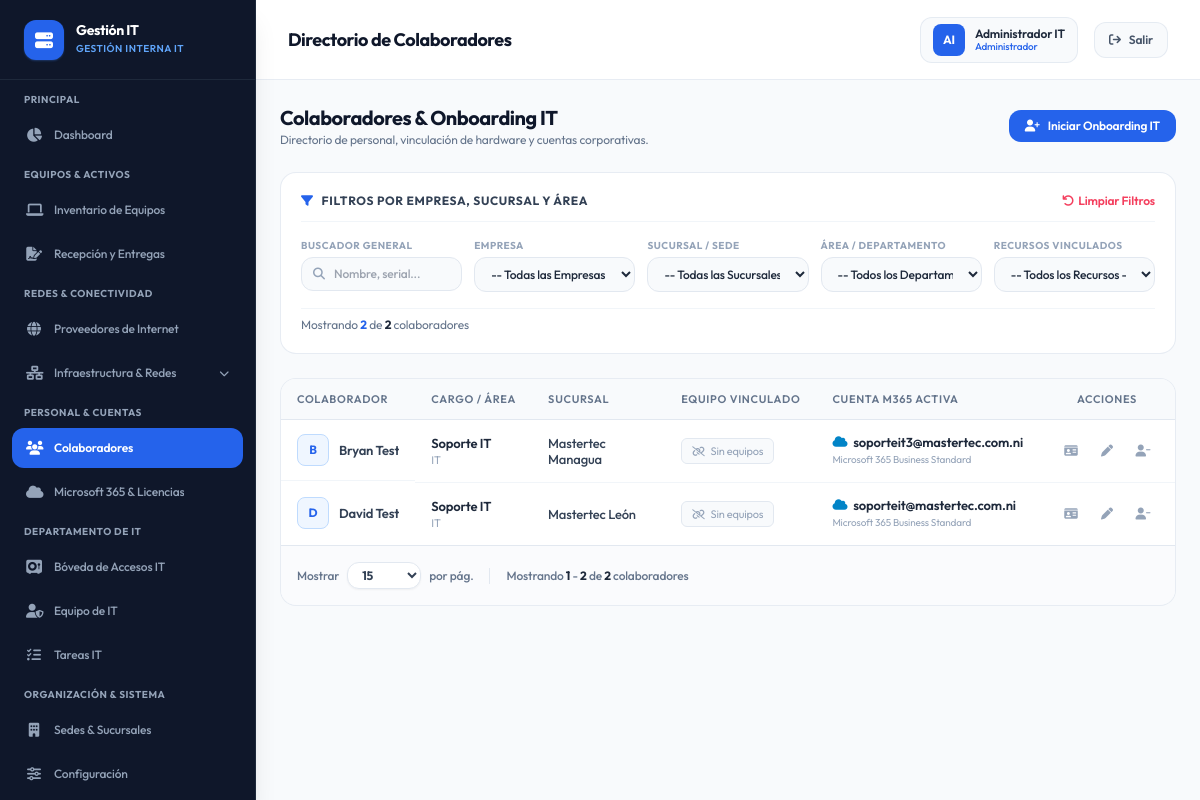
The app's page /modules/empleados/index.php (signed in) with its own data.
### tables this page shows
CREATE TABLE IF NOT EXISTS `empleados` (
    `id` INT AUTO_INCREMENT PRIMARY KEY,
    `sucursal_id` INT NOT NULL,
    `nombre` VARCHAR(100) NOT NULL,
    `cargo` VARCHAR(100),
    `departamento` VARCHAR(100),
    `estado` ENUM('Activo', 'Inactivo') DEFAULT 'Activo',
    CONSTRAINT `fk_empleado_sucursal` FOREIGN KEY (`sucursal_id`) REFERENCES `sucursales`(`id`) ON DELETE RESTRICT,
    INDEX `idx_sucursal` (`sucursal_id`)
);

### modules/empleados/index.php (the view, shortened to what this page needs)
<?php
require_once __DIR__ . '/../../includes/header.php';
$db = Database::getConexion();
$empleados = $db->query($sql_empleados)->fetchAll();
?>
<div class="space-y-6">
    <div class="flex flex-col sm:flex-row sm:items-center justify-between gap-4">
        <div>
            <h2 class="text-xl font-bold text-slate-900 tracking-tight">Colaboradores & Onboarding IT</h2>
            <p class="text-slate-500 text-xs">Directorio de personal, vinculación de hardware y cuentas corporativas.</p>
        </div>
        <div>
            <button onclick="abrirModal('modal-onboarding')" class="px-4 py-2 rounded-xl bg-blue-600 hover:bg-blue-700 text-white font-semibold text-xs shadow-xs flex items-center gap-2 transition duration-150">
                <i class="fa-solid fa-user-plus text-xs"></i> Iniciar Onboarding IT
            </button>
        </div>
    </div>
    <div class="bg-white p-5 rounded-2xl shadow-xs border border-slate-200/80 space-y-4">
        <div class="flex items-center justify-between pb-3 border-b border-slate-100">
            <h3 class="text-xs font-bold uppercase tracking-wider text-slate-700 flex items-center gap-2">
                <i class="fa-solid fa-filter text-blue-600 text-xs"></i> Filtros por Empresa, Sucursal y Área
            </h3>
            <button onclick="limpiarFiltros()" class="text-xs text-rose-500 hover:text-rose-700 font-semibold flex items-center gap-1 transition">
                <i class="fa-solid fa-arrow-rotate-left"></i> Limpiar Filtros
            </button>
        </div>
        <div class="grid grid-cols-1 sm:grid-cols-2 lg:grid-cols-5 gap-3">
            <div class="lg:col-span-1 relative">
                <label class="block text-[10px] font-bold text-slate-400 uppercase tracking-wider mb-1">Buscador General</label>
                <div class="relative flex items-center">
                    <input type="text" id="filterText"
                           oninput="toggleClearBtn('filterText', 'btn_clear_empleado'); aplicarFiltros();"
                           onkeydown="if(event.key === 'Escape'){ limpiarBuscador('filterText', 'btn_clear_empleado', aplicarFiltros); }"
                           placeholder="Nombre, serial..."
                           class="w-full pl-8 pr-9 py-2 rounded-xl bg-slate-50 border border-slate-200 text-xs text-slate-800 font-medium focus:outline-none focus:border-blue-500 focus:bg-white transition">
                </div>
            </div>
            <div>
                <label class="block text-[10px] font-bold text-slate-400 uppercase tracking-wider mb-1">Empresa</label>
                <select id="filterEmpresa" onchange="aplicarFiltros()" class="w-full px-3 py-2 rounded-xl bg-slate-50 border border-slate-200 text-xs font-medium text-slate-800 focus:outline-none focus:border-blue-500 transition">
                    <option value="">-- Todas las Empresas --</option>
                </select>
            </div>
            <div>
                <label class="block text-[10px] font-bold text-slate-400 uppercase tracking-wider mb-1">Sucursal / Sede</label>
                <select id="filterSucursal" onchange="aplicarFiltros()" class="w-full px-3 py-2 rounded-xl bg-slate-50 border border-slate-200 text-xs font-medium text-slate-800 focus:outline-none focus:border-blue-500 transition">
                    <option value="">-- Todas las Sucursales --</option>
                </select>
            </div>
            <div>
                <label class="block text-[10px] font-bold text-slate-400 uppercase tracking-wider mb-1">Área / Departamento</label>
                <select id="filterDepto" onchange="aplicarFiltros()" class="w-full px-3 py-2 rounded-xl bg-slate-50 border border-slate-200 text-xs font-medium text-slate-800 focus:outline-none focus:border-blue-500 transition">
                    <option value="">-- Todos los Departamentos --</option>
                </select>
            </div>
            <div>
                <label class="block text-[10px] font-bold text-slate-400 uppercase tracking-wider mb-1">Recursos Vinculados</label>
                <select id="filterRecursos" onchange="aplicarFiltros()" class="w-full px-3 py-2 rounded-xl bg-slate-50 border border-slate-200 text-xs font-medium text-slate-800 focus:outline-none focus:border-blue-500 transition">
                    <option value="">-- Todos los Recursos --</option>
                </select>
            </div>
        </div>
        <div class="flex items-center justify-between text-xs text-slate-500 pt-2 border-t border-slate-100">
            <span>Mostrando <strong id="countVisibles" class="text-blue-600 font-bold"><?= count($empleados) ?></strong> de <strong class="text-slate-800"><?= count($empleados) ?></strong> colaboradores</span>
        </div>
    </div>
    <div class="bg-white rounded-2xl border border-slate-200/80 shadow-xs overflow-hidden">
        <div class="overflow-x-auto">
            <table class="w-full text-left modern-table text-xs" id="tablaEmpleados">
                <thead>
                    <tr>
                        <th class="py-3 px-4 font-semibold text-slate-600">Colaborador</th>
                        <th class="py-3 px-4 font-semibold text-slate-600">Cargo / Área</th>
                        <th class="py-3 px-4 font-semibold text-slate-600">Sucursal</th>
                        <th class="py-3 px-4 font-semibold text-slate-600">Equipo Vinculado</th>
                        <th class="py-3 px-4 font-semibold text-slate-600">Cuenta M365 Activa</th>
                        <th class="py-3 px-4 text-center font-semibold text-slate-600">Acciones</th>
                    </tr>
                </thead>
                <tbody>
                    <?php if (empty($empleados)): ?>
                        <tr>
                            <td colspan="6" class="text-center py-10 text-slate-400">
                                No se encontraron colaboradores registrados en el sistema.
                            </td>
                        </tr>
                    <?php else: ?>
                        <?php foreach ($empleados as $emp): ?>
                            <tr class="hover:bg-blue-50/30 cursor-pointer transition border-b border-slate-100 group"
                                data-search="<?= htmlspecialchars(strtolower($emp['nombre'] . ' ' . ($emp['cargo'] ?? '') . ' ' . ($emp['departamento'] ?? '') . ' ' . $emp['empresa_nombre'] . ' ' . $emp['sucursal_nombre'] . ' ' . ($emp['equipo_vinculado'] ?? '') . ' ' . ($emp['correo_m365'] ?? ''))) ?>"
                                data-empresa="<?= htmlspecialchars(strtolower($emp['empresa_nombre'])) ?>"
                                data-sucursal="<?= htmlspecialchars(strtolower($emp['sucursal_nombre'])) ?>"
                                data-depto="<?= htmlspecialchars(strtolower($emp['departamento'] ?? '')) ?>"
                                data-equipos="<?= (int)$emp['cant_equipos'] ?>"
                                data-m365="<?= !empty($emp['correo_m365']) ? 'true' : 'false' ?>"
                                onclick='verFicha360(<?= json_encode($emp, JSON_HEX_APOS | JSON_HEX_QUOT) ?>)'>
                                <td class="py-3.5 px-4 font-semibold text-slate-800 group-hover:text-blue-600 transition flex items-center gap-2.5">
                                    <div class="h-8 w-8 rounded-lg bg-blue-50 border border-blue-200 text-blue-600 flex items-center justify-center text-xs font-bold shrink-0">
                                        <?= strtoupper(substr($emp['nombre'], 0, 1)) ?>
                                    </div>
                                    <span class="truncate"><?= htmlspecialchars($emp['nombre']) ?></span>
                                </td>
                                <td class="py-3.5 px-4 text-xs text-slate-600">
                                    <div class="font-semibold text-slate-800"><?= htmlspecialchars($emp['cargo']) ?></div>
                                    <span class="text-[11px] text-slate-400"><?= htmlspecialchars($emp['departamento']) ?></span>
                                </td>
                                <td class="py-3.5 px-4 text-xs font-medium text-slate-600">
                                    <?= htmlspecialchars($emp['sucursal_nombre']) ?>
                                </td>
                                <td class="py-3.5 px-4 text-xs">
                                     <?php if ($emp['cant_equipos'] > 0): ?>
                                         <div class="inline-flex items-center gap-1.5 px-2.5 py-1 rounded-md bg-blue-50 border border-blue-200/80 text-blue-700 font-semibold text-[11px]" title="<?= htmlspecialchars($emp['equipo_vinculado']) ?>">
                                             <i class="fa-solid fa-laptop text-blue-600 text-[10px] shrink-0"></i>
                                             <span><?= $emp['cant_equipos'] ?> <?= $emp['cant_equipos'] == 1 ? 'Equipo' : 'Equipos' ?></span>
                                         </div>
                                     <?php else: ?>
                                         <a href="../equipos/index.php" onclick="event.stopPropagation();" class="inline-flex items-center gap-1.5 px-2.5 py-1 rounded-md bg-slate-50 border border-slate-200 text-slate-400 hover:text-slate-600 text-[11px]">
                                             <i class="fa-solid fa-link-slash text-[10px] shrink-0"></i>
                                             <span>Sin equipos</span>
                                         </a>
                                     <?php endif; ?>
                                </td>
                                <td class="py-3.5 px-4 text-xs">
                                    <?php if (!empty($emp['correo_m365'])): ?>
                                        <div class="text-slate-700">
                                            <div class="font-semibold text-slate-800 flex items-center gap-1.5 truncate">
                                                <i class="fa-solid fa-cloud text-sky-600 text-xs"></i>
                                                <span class="truncate"><?= htmlspecialchars($emp['correo_m365']) ?></span>
                                            </div>
                                            <span class="text-[10px] text-slate-400"><?= htmlspecialchars($emp['licencia_m365']) ?></span>
                                        </div>
                                    <?php else: ?>
                                        <a href="../credenciales/index.php?tab=m365" onclick="event.stopPropagation();" class="text-slate-400 hover:text-blue-600 flex items-center gap-1 text-[11px]">
                                            <i class="fa-solid fa-link-slash text-[10px]"></i> Sin M365
                                        </a>
                                    <?php endif; ?>
                                </td>
                                <td class="py-3.5 px-4 text-center">
                                    <div class="flex items-center justify-center gap-1" onclick="event.stopPropagation();">
                                        <button type="button" onclick='event.stopPropagation(); verFicha360(<?= json_encode($emp, JSON_HEX_APOS | JSON_HEX_QUOT) ?>)' class="h-8 w-8 rounded-lg hover:bg-blue-50 flex items-center justify-center text-slate-400 hover:text-blue-600 transition" title="Ficha 360° Integral">
                                            <i class="fa-solid fa-id-card text-xs"></i>
                                        </button>
                                        <button onclick='event.stopPropagation(); abrirEditarEmpleado(<?= json_encode($emp, JSON_HEX_APOS | JSON_HEX_QUOT) ?>)' class="h-8 w-8 rounded-lg hover:bg-slate-100 flex items-center justify-center text-slate-400 hover:text-slate-700 transition" title="Editar Empleado">
                                            <i class="fa-solid fa-pen text-xs"></i>
                                        </button>
                                        <button onclick="event.stopPropagation(); confirmarBajaEmpleado('guardar.php?action=baja&id=<?= $emp['id'] ?>')" class="h-8 w-8 rounded-lg hover:bg-rose-50 flex items-center justify-center text-slate-400 hover:text-rose-600 transition" title="Dar de Baja Colaborador">
                                            <i class="fa-solid fa-user-minus text-xs"></i>
                                        </button>
                                    </div>
                                </td>
                            </tr>
                        <?php endforeach; ?>
                    <?php endif; ?>
                </tbody>
            </table>
        </div>
        <div id="paginacionEmpleados"></div>
    </div>
</div>
<?php
require_once __DIR__ . '/../../includes/footer.php';
?>

### records on screen
empleados: nombre "B", nombre "Bryan Test", cargo "Soporte IT", departamento "IT", sucursal_nombre "Mastertec Managua", correo_m365 "soporteit3@mastertec.com.ni", licencia_m365 "Microsoft 365 Business Standard"
empleados: nombre "D", nombre "David Test", cargo "Soporte IT", departamento "IT", sucursal_nombre "Mastertec León", correo_m365 "soporteit@mastertec.com.ni", licencia_m365 "Microsoft 365 Business Standard"

### other values on screen
$system_name "Gestión IT"
$sec['header'] "PRINCIPAL"
$item['label'] "Dashboard"
$sec['header'] "EQUIPOS & ACTIVOS"
$item['label'] "Inventario de Equipos"
$item['label'] "Recepción y Entregas"
$sec['header'] "REDES & CONECTIVIDAD"
$item['label'] "Proveedores de Internet"
$item['label'] "Infraestructura & Redes"
$sec['header'] "PERSONAL & CUENTAS"
$item['label'] "Colaboradores"
$item['label'] "Microsoft 365 & Licencias"
$sec['header'] "DEPARTAMENTO DE IT"
$item['label'] "Bóveda de Accesos IT"
$item['label'] "Equipo de IT"
